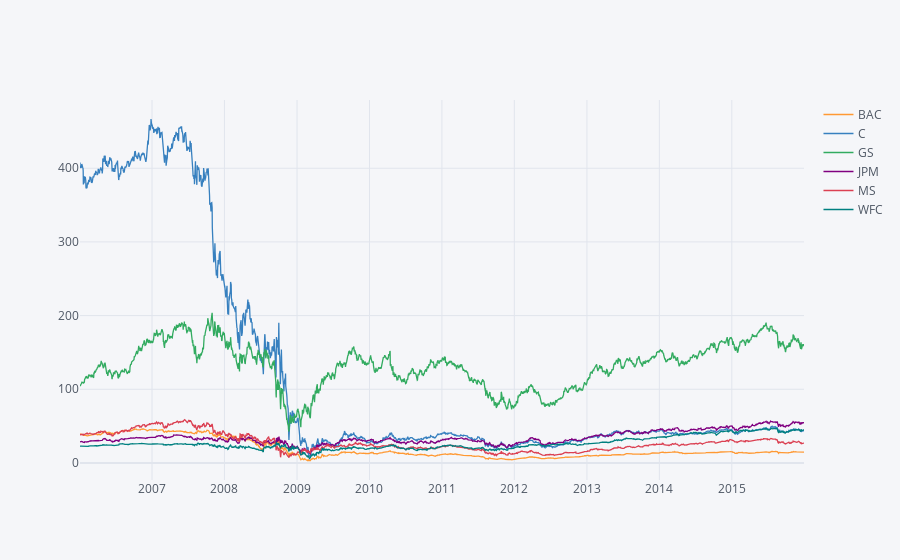

Notebook source saved alongside this figure:
### Markdown cell above
https://stackabuse.com/using-plotly-library-for-interactive-data-visualization-in-python/

### Code cell
bank_stocks.xs(key='Close', axis = 1 , level='Stock Info').iplot()

### Figure 1 — Plotly figure (JSON) as saved in the notebook; plotly's stock layout.template omitted (floating-point values rounded to 4 significant figures; data arrays with more than 128 entries replaced by an {"elided": "..."} marker saying what was removed)
{"data": [{"line": {"color": "rgba(255, 153, 51, 1.0)", "dash": "solid", "shape": "linear", "width": 1.3}, "mode": "lines", "name": "BAC", "text": "", "type": "scatter", "x": {"elided": "2517 str values"}, "y": {"elided": "2517 float values"}}, {"line": {"color": "rgba(55, 128, 191, 1.0)", "dash": "solid", "shape": "linear", "width": 1.3}, "mode": "lines", "name": "C", "text": "", "type": "scatter", "x": {"elided": "2517 str values"}, "y": {"elided": "2517 float values"}}, {"line": {"color": "rgba(50, 171, 96, 1.0)", "dash": "solid", "shape": "linear", "width": 1.3}, "mode": "lines", "name": "GS", "text": "", "type": "scatter", "x": {"elided": "2517 str values"}, "y": {"elided": "2517 float values"}}, {"line": {"color": "rgba(128, 0, 128, 1.0)", "dash": "solid", "shape": "linear", "width": 1.3}, "mode": "lines", "name": "JPM", "text": "", "type": "scatter", "x": {"elided": "2517 str values"}, "y": {"elided": "2517 float values"}}, {"line": {"color": "rgba(219, 64, 82, 1.0)", "dash": "solid", "shape": "linear", "width": 1.3}, "mode": "lines", "name": "MS", "text": "", "type": "scatter", "x": {"elided": "2517 str values"}, "y": {"elided": "2517 mixed values"}}, {"line": {"color": "rgba(0, 128, 128, 1.0)", "dash": "solid", "shape": "linear", "width": 1.3}, "mode": "lines", "name": "WFC", "text": "", "type": "scatter", "x": {"elided": "2517 str values"}, "y": {"elided": "2517 float values"}}], "layout": {"legend": {"bgcolor": "#F5F6F9", "font": {"color": "#4D5663"}}, "paper_bgcolor": "#F5F6F9", "plot_bgcolor": "#F5F6F9", "title": {"font": {"color": "#4D5663"}}, "xaxis": {"gridcolor": "#E1E5ED", "showgrid": true, "tickfont": {"color": "#4D5663"}, "title": {"font": {"color": "#4D5663"}, "text": ""}, "zerolinecolor": "#E1E5ED"}, "yaxis": {"gridcolor": "#E1E5ED", "showgrid": true, "tickfont": {"color": "#4D5663"}, "title": {"font": {"color": "#4D5663"}, "text": ""}, "zerolinecolor": "#E1E5ED"}}}
